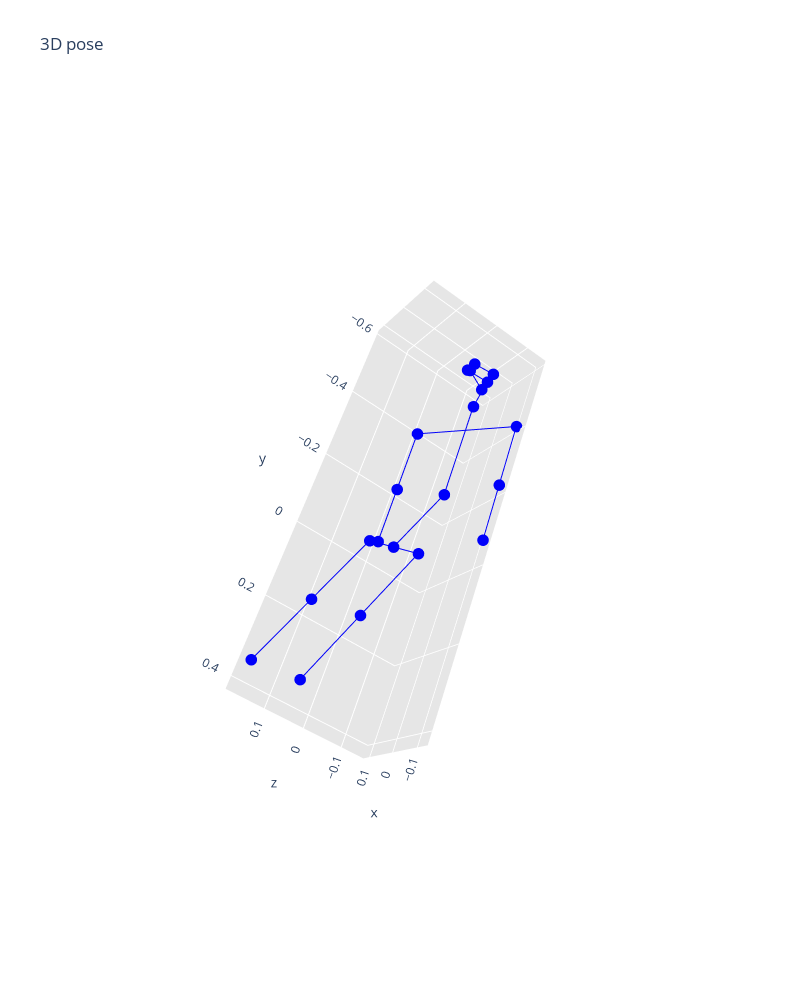

Notebook code cell kept with this figure:
### Code cell
go.Figure(vs.plot([ data_set_3d[1432956]]))#, connections=torso_co))#.reshape((21,3))[:,:2].flatten()]))

### Figure 1 — Plotly figure (JSON) as saved in the notebook; plotly's stock layout.template omitted (floating-point values rounded to 4 significant figures)
{"data": [{"line": {"color": "#0000FA", "width": 2}, "marker": {"color": "#0000FA", "size": 4}, "type": "scatter3d", "x": [0.003885, -0.01109], "y": [-0.565, -0.5567], "z": [-0.02712, -0.08469]}, {"line": {"color": "#0000FA", "width": 2}, "marker": {"color": "#0000FA", "size": 4}, "type": "scatter3d", "x": [0.003885, -0.02149], "y": [-0.565, -0.5735], "z": [-0.02712, -0.02929]}, {"line": {"color": "#0000FA", "width": 2}, "marker": {"color": "#0000FA", "size": 4}, "type": "scatter3d", "x": [0.003885, 0.01919], "y": [-0.565, -0.582], "z": [-0.02712, -0.0411]}, {"line": {"color": "#0000FA", "width": 2}, "marker": {"color": "#0000FA", "size": 4}, "type": "scatter3d", "x": [-0.02149, -0.06056], "y": [-0.5735, -0.5463], "z": [-0.02929, -0.07032]}, {"line": {"color": "#0000FA", "width": 2}, "marker": {"color": "#0000FA", "size": 4}, "type": "scatter3d", "x": [0.01919, 0.03838], "y": [-0.582, -0.5672], "z": [-0.0411, -0.09905]}, {"line": {"color": "#0000FA", "width": 2}, "marker": {"color": "#0000FA", "size": 4}, "type": "scatter3d", "x": [-0.01109, 0.00732], "y": [-0.5567, -0.4784], "z": [-0.08469, -0.07822]}, {"line": {"color": "#0000FA", "width": 2}, "marker": {"color": "#0000FA", "size": 4}, "type": "scatter3d", "x": [-0.1148, 0.1215], "y": [-0.4026, -0.3928], "z": [-0.1494, -0.005096]}, {"line": {"color": "#0000FA", "width": 2}, "marker": {"color": "#0000FA", "size": 4}, "type": "scatter3d", "x": [-0.1148, -0.1238], "y": [-0.4026, -0.2195], "z": [-0.1494, -0.1471]}, {"line": {"color": "#0000FA", "width": 2}, "marker": {"color": "#0000FA", "size": 4}, "type": "scatter3d", "x": [-0.1238, -0.1316], "y": [-0.2195, -0.06008], "z": [-0.1471, -0.1452]}, {"line": {"color": "#0000FA", "width": 2}, "marker": {"color": "#0000FA", "size": 4}, "type": "scatter3d", "x": [0.1215, 0.1124], "y": [-0.3928, -0.2096], "z": [-0.005096, -0.002849]}, {"line": {"color": "#0000FA", "width": 2}, "marker": {"color": "#0000FA", "size": 4}, "type": "scatter3d", "x": [0.1124, 0.1046], "y": [-0.2096, -0.05024], "z": [-0.002849, -0.0008934]}, {"line": {"color": "#0000FA", "width": 2}, "marker": {"color": "#0000FA", "size": 4}, "type": "scatter3d", "x": [0.00732, -0.006768], "y": [-0.4784, -0.1919], "z": [-0.07822, -0.07471]}, {"line": {"color": "#0000FA", "width": 2}, "marker": {"color": "#0000FA", "size": 4}, "type": "scatter3d", "x": [-0.006768, 0], "y": [-0.1919, 0], "z": [-0.07471, 0]}, {"line": {"color": "#0000FA", "width": 2}, "marker": {"color": "#0000FA", "size": 4}, "type": "scatter3d", "x": [0, -0.06136], "y": [0, 0.01644], "z": [0, -0.03668]}, {"line": {"color": "#0000FA", "width": 2}, "marker": {"color": "#0000FA", "size": 4}, "type": "scatter3d", "x": [-0.06136, -0.05435], "y": [0.01644, 0.2151], "z": [-0.03668, 0.04064]}, {"line": {"color": "#0000FA", "width": 2}, "marker": {"color": "#0000FA", "size": 4}, "type": "scatter3d", "x": [-0.05435, -0.04782], "y": [0.2151, 0.4004], "z": [0.04064, 0.1128]}, {"line": {"color": "#0000FA", "width": 2}, "marker": {"color": "#0000FA", "size": 4}, "type": "scatter3d", "x": [0, 0.06136], "y": [0, -0.01644], "z": [0, 0.03668]}, {"line": {"color": "#0000FA", "width": 2}, "marker": {"color": "#0000FA", "size": 4}, "type": "scatter3d", "x": [0.06136, 0.06836], "y": [-0.01644, 0.1822], "z": [0.03668, 0.114]}, {"line": {"color": "#0000FA", "width": 2}, "marker": {"color": "#0000FA", "size": 4}, "type": "scatter3d", "x": [0.06836, 0.0749], "y": [0.1822, 0.3675], "z": [0.114, 0.1861]}], "layout": {"autosize": true, "height": 1000, "scene": {"aspectmode": "manual", "aspectratio": {"x": 0.2531, "y": 0.9824, "z": 0.3355}, "camera": {"eye": {"x": -1.743, "y": 1.071, "z": 0.71}, "up": {"x": 0, "y": 0, "z": 0}}, "xaxis": {"backgroundcolor": "rgb(230, 230,230)", "gridcolor": "rgb(255, 255, 255)", "showbackground": true, "zerolinecolor": "rgb(255, 255, 255)"}, "yaxis": {"backgroundcolor": "rgb(230, 230,230)", "gridcolor": "rgb(255, 255, 255)", "showbackground": true, "zerolinecolor": "rgb(255, 255, 255)"}, "zaxis": {"backgroundcolor": "rgb(230, 230,230)", "gridcolor": "rgb(255, 255, 255)", "showbackground": true, "zerolinecolor": "rgb(255, 255, 255)"}}, "showlegend": false, "title": {"text": "3D pose"}, "width": 800}}
